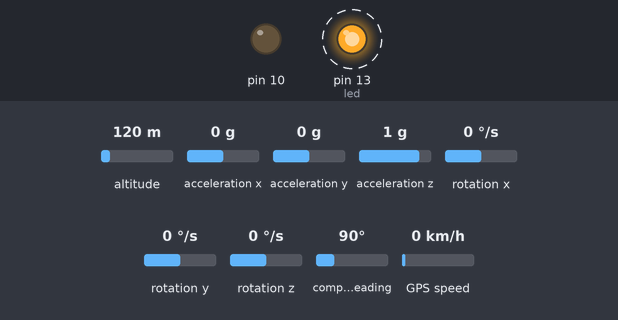
Bench run of a program on a simulated Arduino Uno, built with avr-gcc and run on an emulated ATmega328P. Parts: output pins drawn as LEDs (lit = HIGH). Wiring (inferred from the names in the program): MPU-6050 motion sensor at I2C address 0x68. Dashed ring = blinking. The test bench sets the inputs (shaded band); at power-on: altitude 120 m, acceleration x 0 g, acceleration y 0 g, acceleration z 1 g, rotation x 0 °/s, rotation y 0 °/s, rotation z 0 °/s, compass heading 90°, GPS speed 0 km/h. Storage starts empty; the GPS gets a fix after 3 s at 37.7749, -122.4194 with 8 satellites; what the program prints to the serial monitor is not drawn.

Above: at 1.5 s.
1.6 s: altitude set to 20 m
At 4.5 s:
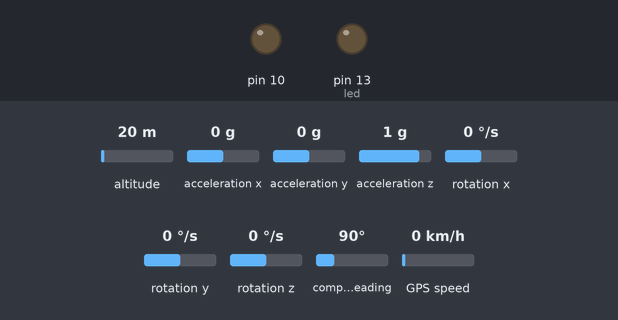
5.1 s: acceleration x set to -1.4 g
9.4 s: acceleration y set to -1.4 g
13.7 s: acceleration z set to -1.4 g
Timing chart, 0 to 16.7 s (numbered marks = the images above; inputs shaded):
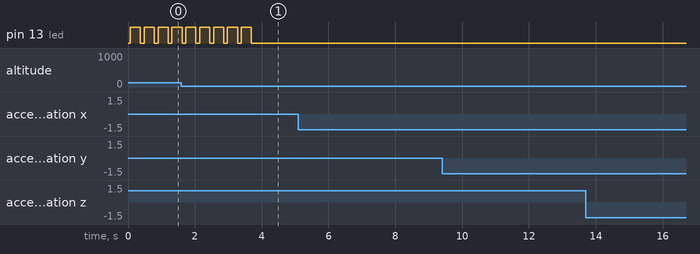

The program:

main.cpp
```cpp
#include <Arduino.h>

#include <SoftwareSerial.h>
#include "TinyGPS++.h"
#include <SD.h>
#include <SPI.h>
#include<Wire.h>

//Define variables
unsigned long time;
const int MPU_addr=0x68;  // I2C address of the MPU-6050
int16_t AcX,AcY,AcZ,Tmp,GyX,GyY,GyZ;
int fixed = 0;
int led = 13;
int chipSelect=4;

TinyGPSPlus gps;
SoftwareSerial SoftSerial(2, 3);
File mySensorData;

//LOOP
void setup()
{
//Printing to monitor
  //GPS
    pinMode(led, OUTPUT);
    SoftSerial.begin(9600);  // the SoftSerial baud rate
    Serial.begin(9600);      // the Serial port of Arduino baud rate.
  //Gyro/Acc
    Wire.begin();
    Wire.beginTransmission(MPU_addr);
    Wire.write(0x6B);  // PWR_MGMT_1 register
    Wire.write(0);     // set to zero (wakes up the MPU-6050)
    Wire.endTransmission(true);
  //SD
    pinMode(10, OUTPUT);
    SD.begin(chipSelect);
  //Create a Textfile to SD-card
  mySensorData = SD.open("DataLogger.txt", FILE_WRITE);
  }

void loop() {
  float a = 180/3.141592;
{
  while (SoftSerial.available() > 0)
  gps.encode(SoftSerial.read());

  //Time print monitor
  time = millis();
  Serial.print(" | Time = "); Serial.print(time);

  //GPS print monitor
  if (gps.location.isUpdated())
  {
    fixed = 1;
    Serial.print(" | LAT = "); Serial.print(gps.location.lat(), 6);
    Serial.print(" | LNG = "); Serial.println(gps.location.lng(), 6);
    float fkmph = gps.speed.kmph(); // speed in km/hr
    Serial.print(" | Speed = "); Serial.println(fkmph);
    Serial.print(" | Altitude = ");
    Serial.println(gps.altitude.meters());
  }

  if(fixed ==0)
  {
     Serial.print(" | LAT = No Signal");
     Serial.print(" | LNG = No Signal");
     Serial.print(" | Speed = No Signal");
     Serial.print(" | Altitude = No Signal");
     digitalWrite(led, HIGH);   // turn the LED on (HIGH is the voltage level)
     delay(300);               // wait for a second
     digitalWrite(led, LOW);    // turn the LED off by making the voltage LOW
    // delay(10);
  }

  //Accelerometer and gyro print monitor
  Wire.beginTransmission(MPU_addr);
  Wire.write(0x3B);  // starting with register 0x3B (ACCEL_XOUT_H)
  Wire.endTransmission(false);
  Wire.requestFrom(MPU_addr,14,true);  // request a total of 14 registers
  AcX=Wire.read()<<8|Wire.read();  // 0x3B (ACCEL_XOUT_H) & 0x3C (ACCEL_XOUT_L)
  AcY=Wire.read()<<8|Wire.read();  // 0x3D (ACCEL_YOUT_H) & 0x3E (ACCEL_YOUT_L)
  AcZ=Wire.read()<<8|Wire.read();  // 0x3F (ACCEL_ZOUT_H) & 0x40 (ACCEL_ZOUT_L)
  Tmp=Wire.read()<<8|Wire.read();  // 0x41 (TEMP_OUT_H) & 0x42 (TEMP_OUT_L)
  GyX=Wire.read()<<8|Wire.read();  // 0x43 (GYRO_XOUT_H) & 0x44 (GYRO_XOUT_L)
  GyY=Wire.read()<<8|Wire.read();  // 0x45 (GYRO_YOUT_H) & 0x46 (GYRO_YOUT_L)
  GyZ=Wire.read()<<8|Wire.read();  // 0x47 (GYRO_ZOUT_H) & 0x48 (GYRO_ZOUT_L)
  Serial.print(" | AcX = "); Serial.print(AcX);
  Serial.print(" | AcY = "); Serial.print(AcY);
  Serial.print(" | AcZ = "); Serial.print(AcZ);
  Serial.print(" | Temp = "); Serial.print(Tmp/340.00+36.53);  //equation for temperature in degrees C from datasheet
  Serial.print(" | GyX = "); Serial.print(GyX);
  Serial.print(" | GyY = "); Serial.print(GyY);
  Serial.print(" | GyZ = "); Serial.println(GyZ);
  delay(10);

//Printing to SD card
  //Time
  mySensorData.print(" | Time = "); mySensorData.print(time);

  //GPS
  if (gps.location.isUpdated())
  {
    fixed = 1;
    mySensorData.print(" | LAT = "); mySensorData.print(gps.location.lat(), 6);
    mySensorData.print(" | LNG = "); mySensorData.println(gps.location.lng(), 6);
    mySensorData.print(" | Speed = "); mySensorData.println(gps.speed.kmph());
    mySensorData.print(" | Altitude = ");
    mySensorData.println(gps.altitude.meters());
  }

  if(fixed ==0)
  {
    mySensorData.print(" | LAT = No Signal");
    mySensorData.print(" | LNG = No Signal");
    mySensorData.print(" | Speed = No Signal");
    mySensorData.print(" | Altitude = No Signal");
  }

  //Accelerometer and Gyro
  mySensorData.print(" | AcX = "); mySensorData.print(AcX);
  mySensorData.print(" | AcY = "); mySensorData.print(AcY);
  mySensorData.print(" | AcZ = "); mySensorData.print(AcZ);
  mySensorData.print(" | Temp = "); mySensorData.print(Tmp/340.00+36.53);  //equation for temperature in degrees C from datasheet
  mySensorData.print(" | GyX = "); mySensorData.print(GyX);
  mySensorData.print(" | GyY = "); mySensorData.print(GyY);
  mySensorData.print(" | GyZ = "); mySensorData.println(GyZ);
 }

}
```

Measured:
- after the input at 5.1 s, every drawn part: stays the same
- after the input at 9.4 s, every drawn part: stays the same
- after the input at 13.7 s, every drawn part: stays the same
- by itself, pin 13 (led): alternates HIGH for 0.30 s and LOW for 0.12 s, 11 changes in all, then stays LOW
